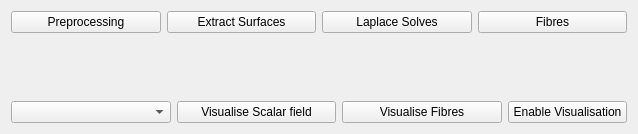
<?xml version="1.0" encoding="UTF-8"?>
<ui version="4.0">
 <class>FibresViewControls</class>
 <widget class="QWidget" name="FibresViewControls">
  <property name="geometry">
   <rect>
    <x>0</x>
    <y>0</y>
    <width>638</width>
    <height>134</height>
   </rect>
  </property>
  <property name="windowTitle">
   <string>QmitkTemplate</string>
  </property>
  <layout class="QVBoxLayout" name="verticalLayout">
   <item>
    <layout class="QGridLayout" name="gridLayout">
     <item row="1" column="0">
      <widget class="QPushButton" name="btn1_preproc">
       <property name="text">
        <string>Preprocessing</string>
       </property>
      </widget>
     </item>
     <item row="1" column="3">
      <widget class="QPushButton" name="btn4_fibres">
       <property name="text">
        <string>Fibres</string>
       </property>
      </widget>
     </item>
     <item row="1" column="2">
      <widget class="QPushButton" name="btn3_lapsolves">
       <property name="text">
        <string>Laplace Solves</string>
       </property>
      </widget>
     </item>
     <item row="1" column="1">
      <widget class="QPushButton" name="btn2_extractsurf">
       <property name="text">
        <string>Extract Surfaces</string>
       </property>
      </widget>
     </item>
    </layout>
   </item>
   <item>
    <widget class="QVTKOpenGLWidget" name="widget_1" native="true">
     <property name="sizePolicy">
      <sizepolicy hsizetype="MinimumExpanding" vsizetype="MinimumExpanding">
       <horstretch>0</horstretch>
       <verstretch>0</verstretch>
      </sizepolicy>
     </property>
    </widget>
   </item>
   <item>
    <layout class="QHBoxLayout" name="horizontalLayout_2">
     <item>
      <widget class="QComboBox" name="combo_selector"/>
     </item>
     <item>
      <widget class="QPushButton" name="btnY_visualise">
       <property name="text">
        <string>Visualise Scalar field</string>
       </property>
      </widget>
     </item>
     <item>
      <widget class="QPushButton" name="btnZ_visualiseFibres">
       <property name="text">
        <string>Visualise Fibres</string>
       </property>
      </widget>
     </item>
     <item>
      <widget class="QPushButton" name="btnX_checkVtk">
       <property name="maximumSize">
        <size>
         <width>119</width>
         <height>16777215</height>
        </size>
       </property>
       <property name="text">
        <string>Enable Visualisation</string>
       </property>
      </widget>
     </item>
    </layout>
   </item>
  </layout>
 </widget>
 <layoutdefault spacing="6" margin="11"/>
 <customwidgets>
  <customwidget>
   <class>QVTKOpenGLWidget</class>
   <extends>QWidget</extends>
   <header>QVTKOpenGLWidget.h</header>
   <container>1</container>
  </customwidget>
 </customwidgets>
 <resources/>
 <connections/>
</ui>
